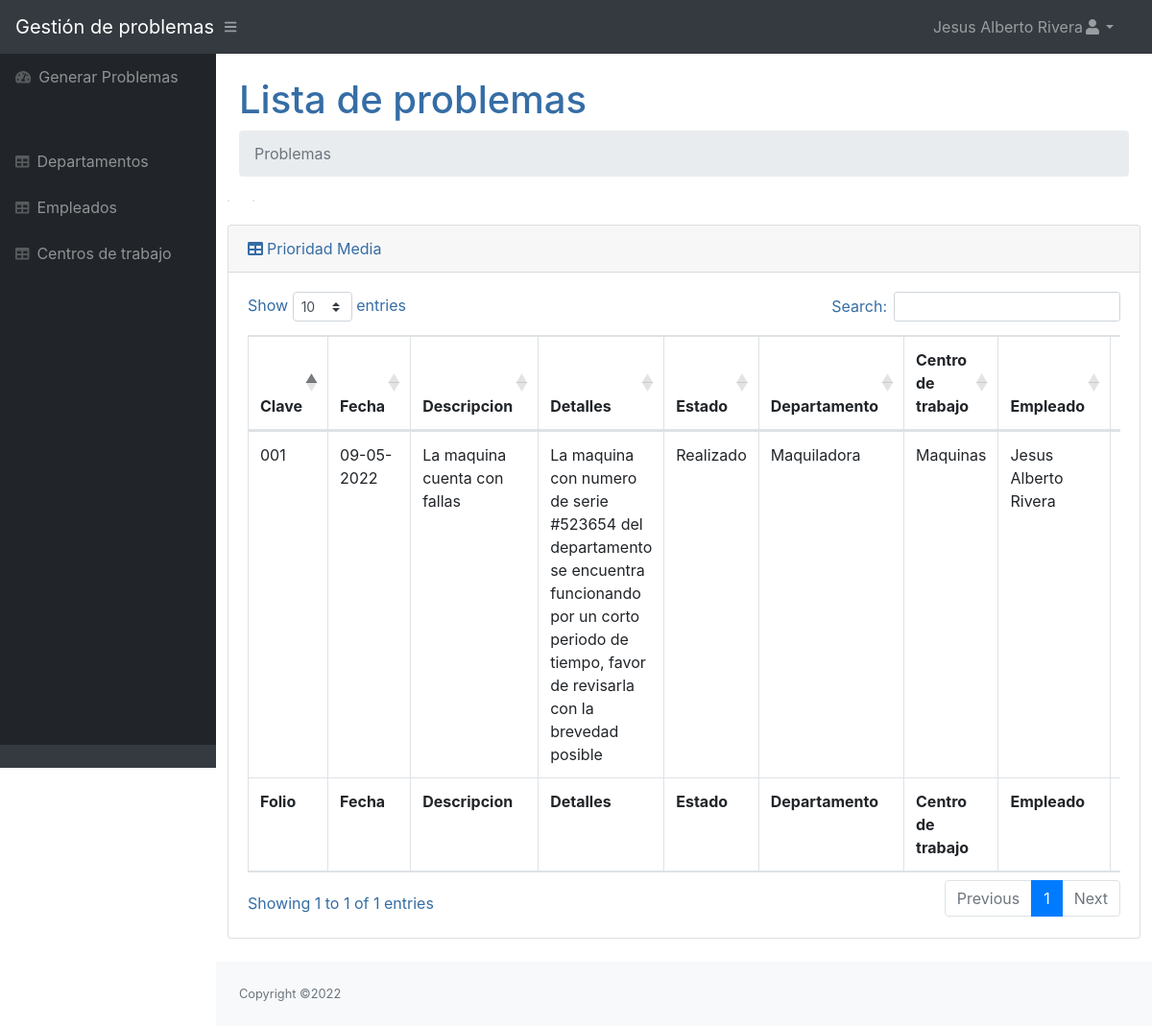
Page /Visualizar/Prioridades/Media.php (signed in) on the committed database.
### tables this page shows
CREATE TABLE `Problemas` (
  `idProblemas` int NOT NULL AUTO_INCREMENT,
  `claveProblemas` varchar(250) DEFAULT NULL,
  `nombreP` varchar(250) DEFAULT NULL,
  `fecha` varchar(45) DEFAULT NULL,
  `detalles` text,
  `estadoP` varchar(45) DEFAULT NULL,
  `idDepartamento` varchar(150) DEFAULT NULL,
  `idCentroTrabajo` varchar(150) DEFAULT NULL,
  `idEmpleado` varchar(150) DEFAULT NULL,
  `Prioridad` varchar(45) DEFAULT NULL,
  PRIMARY KEY (`idProblemas`),
  KEY `idEmpleado_idx` (`idEmpleado`),
  KEY `idCentrosTrabajo_idx` (`idCentroTrabajo`),
  KEY `idDepartamentos_idx` (`idDepartamento`)
);

CREATE TABLE `Departamentos` (
  `idDepartamentos` int NOT NULL AUTO_INCREMENT,
  `clave` varchar(250) DEFAULT NULL,
  `nombreD` varchar(250) DEFAULT NULL,
  PRIMARY KEY (`idDepartamentos`)
);

CREATE TABLE `CentrosTrabajo` (
  `idCentrosTrabajo` int NOT NULL AUTO_INCREMENT,
  `clave` varchar(250) DEFAULT NULL,
  `nombreC` varchar(250) DEFAULT NULL,
  PRIMARY KEY (`idCentrosTrabajo`)
);

CREATE TABLE `empleados` (
  `idempleados` int NOT NULL AUTO_INCREMENT,
  `numeroEmpleado` varchar(100) DEFAULT NULL,
  `nombreE` varchar(100) DEFAULT NULL,
  `correo` varchar(150) DEFAULT NULL,
  `usuario` varchar(50) DEFAULT NULL,
  `contraseña` varchar(255) DEFAULT NULL,
  `idDepartamentos` varchar(250) DEFAULT NULL,
  `estado` varchar(250) DEFAULT NULL,
  `rol` varchar(45) DEFAULT NULL,
  PRIMARY KEY (`idempleados`),
  KEY `idDepartamentos_idx` (`idDepartamentos`)
);

### Visualizar/Prioridades/Media.php (the view, shortened to what this page needs)
<?php
$nombre = $_SESSION['nombreE'];
include("./../../conexionBD/conexion.php");
$sql = "SELECT * From Problemas
Inner join Departamentos on Departamentos.clave = Problemas.idDepartamento
Inner join empleados on empleados.numeroEmpleado = Problemas.idEmpleado
Inner join CentrosTrabajo on CentrosTrabajo.clave = Problemas.idCentroTrabajo
WHERE Problemas.Prioridad ='Media'
";
?>
<!DOCTYPE html>
<html lang="es">
<head>
    <link href="./../../css/styles.css" rel="stylesheet" />
    <link href="https://cdn.datatables.net/1.10.20/css/dataTables.bootstrap4.min.css" rel="stylesheet" />
</head>
<body class="sb-nav-fixed">
    <nav class="sb-topnav navbar navbar-expand navbar-dark bg-dark">
        <a class="navbar-brand" href="./../../Visualizar/principal.php">Gestión de problemas</a><button class="btn btn-link btn-sm order-1 order-lg-0" id="sidebarToggle" href="#"><i class="fas fa-bars"></i></button>
        <ul class="navbar-nav ml-auto mr-0 mr-md-3 my-2 my-md-0">
            <li class="nav-item dropdown">
                <a class="nav-link dropdown-toggle" id="userDropdown" href="#" role="button" data-toggle="dropdown" aria-haspopup="true" aria-expanded="false"><?php echo $nombre; ?><i class="fas fa-user fa-fw"></i></a>
            </li>
        </ul>
    </nav>
    <div id="layoutSidenav">
        <div id="layoutSidenav_nav">
            <nav class="sb-sidenav accordion sb-sidenav-dark" id="sidenavAccordion">
                <div class="sb-sidenav-menu">
                    <div class="nav">
                        <a class="nav-link" href="./../../correo/correo.php">
                            <div class="sb-nav-link-icon"><i class="fas fa-tachometer-alt"></i></div>
                            Generar Problemas
                        </a>
                        <div class="sb-sidenav-menu-heading"></div>
                        <a class="nav-link" href="./../departamentos.php">
                            <div class="sb-nav-link-icon"><i class="fas fa-table"></i></div>
                            Departamentos
                        </a><a class="nav-link" href="./../empleados.php">
                            <div class="sb-nav-link-icon"><i class="fas fa-table"></i></div>
                            Empleados
                        </a>
                        <a class="nav-link" href="./../centrosTrabajo.php">
                            <div class="sb-nav-link-icon"><i class="fas fa-table"></i></div>
                            Centros de trabajo
                        </a>
                    </div>
                </div>
                <div class="sb-sidenav-footer">
            </nav>
        </div>
        <div id="layoutSidenav_content">
            <main>
                <div class="container-fluid">
                    <h1 class="mt-4">Lista de problemas</h1>
                    <ol class="breadcrumb mb-4">
                        <li class="breadcrumb-item active">Problemas</li>
                    </ol>
                    <div class="row">
                    <div class="row">
                        <div class="col-xl-6">
                            <div class="card mb-4">
                            </div>
                        </div>
                        <div class="col-xl-6">
                            <div class="card mb-4">
                            </div>
                        </div>
                    </div>
                    <div class="card mb-4">
                        <div class="card-header"><i class="fas fa-table mr-1"></i>Prioridad Media</div>
                        <div class="card-body">
                            <div class="table-responsive">
                                <table class="table table-bordered" id="dataTable" width="100%" cellspacing="0">
                                    <thead>
                                        <tr>
                                            <th>Clave</th>
                                            <th>Fecha</th>
                                            <th>Descripcion</th>
                                            <th>Detalles</th>
                                            <th>Estado</th>
                                            <th>Departamento</th>
                                            <th>Centro de trabajo</th>
                                            <th>Empleado</th>
                                            <th>Prioridad</th>
                                        </tr>
                                    </thead>
                                    <tfoot>
                                        <tr>
                                            <th>Folio</th>
                                            <th>Fecha</th>
                                            <th>Descripcion</th>
                                            <th>Detalles</th>
                                            <th>Estado</th>
                                            <th>Departamento</th>
                                            <th>Centro de trabajo</th>
                                            <th>Empleado</th>
                                            <th>Prioridad</th>
                                        </tr>
                                    </tfoot>
                                    <tbody>
                                        <?php $resultado = mysqli_query($connLocalhost, $sql);
                                        while ($row = mysqli_fetch_assoc($resultado)) { ?>
                                            <tr>
                                                <td><?php echo $row['claveProblemas']; ?></td>
                                                <td><?php echo $row['fecha']; ?></td>
                                                <td><?php echo $row['nombreP']; ?></td>
                                                <td><?php echo $row['detalles']; ?></td>
                                                <td><?php echo $row['estadoP']; ?></td>
                                                <td><?php echo $row['nombreD']; ?></td>
                                                <td><?php echo $row['nombreC']; ?></td>
                                                <td><?php echo $row['nombreE']; ?></td>
                                                <td><?php echo $row['Prioridad']; ?></td>
                                        <?php } ?>
                                    </tbody>
                                </table>
                            </div>
                        </div>
                    </div>
                </div>
            </main>
            <footer class="py-4 bg-light mt-auto">
                <div class="container-fluid">
                    <div class="d-flex align-items-center justify-content-between small">
                        <div class="text-muted">Copyright &copy;2022</div>
                    </div>
                </div>
            </footer>
        </div>
    </div>
</body>
</html>

### rows in the picture
problemas: claveProblemas "001", fecha "09-05-2022", nombreP "La maquina cuenta con fallas", detalles "La maquina con numero de serie #523654 del departamento se encuentra funcionando por un corto periodo de tiempo, favor de revisarla con la brevedad posible", estadoP "Realizado", departamentos.nombreD "Maquiladora", centrostrabajo.nombreC "Maquinas", empleados.nombreE "Jesus Alberto Rivera"

### other values in the picture
$nombre "Jesus Alberto Rivera"
